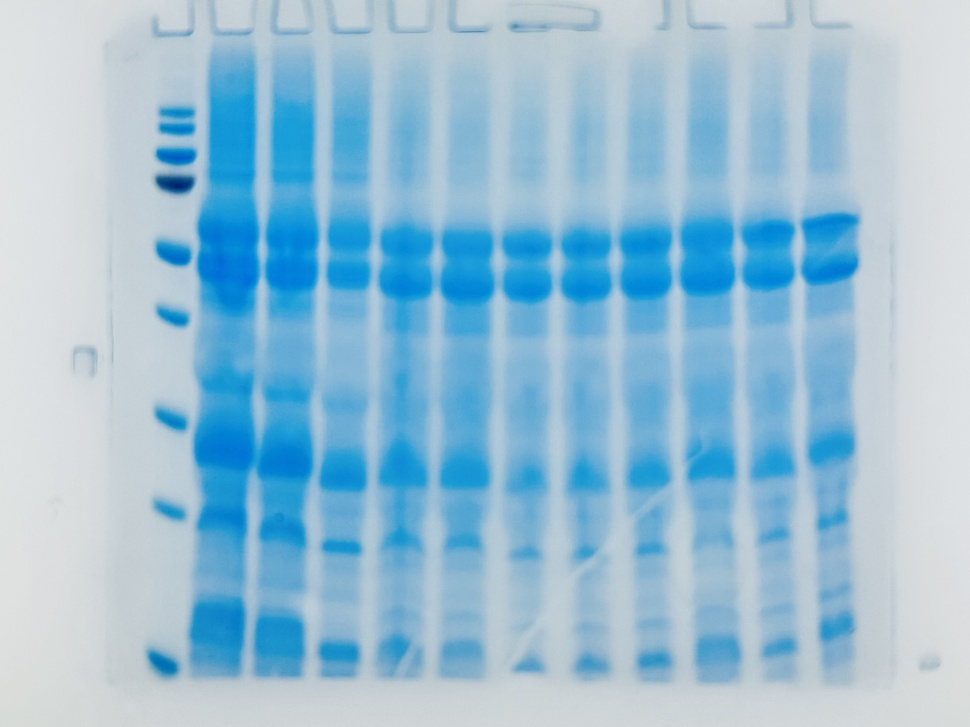
#> input picture autodense/gels/IMG_9715-2.jpg, 970 x 727 px, shrunk from 4032 x 3024 before the run
$ python -i pipeline.py   (imports and definitions only)   (older library calls are emulated)
#> lines starting #> are read from the running program, lines starting #| are printed output that depends on the picture; after the words box and inside, x2 and y2 are one past the last pixel; in counts of white or black regions, pixels touching at a corner belong together
# autodense/preprocess/pipeline.py
from __future__ import annotations
from dataclasses import dataclass, asdict
from typing import Optional, Dict, Any, Tuple, Sequence, Union
from pathlib import Path
import numpy as np
from PIL import Image, ImageOps
from skimage import exposure, filters, morphology, transform, feature
try:
    from scipy import ndimage as ndi
except Exception:
    ndi = None
try:
    from skimage.restoration import rolling_ball
    HAS_ROLLING = True
except Exception:
    HAS_ROLLING = False

@dataclass
class PreprocParams:
    modality: str = "sds"              # "sds" | "dna"
    comb_hint: Optional[int] = None    # 10,12,15,20 or None
    target_channel: str = "auto"       # "auto"|"R"|"G"|"B"
    polarity: str = "auto"             # "auto"|"bright"|"dark"
    bg_method: str = "auto"            # "auto"|"rolling_ball"|"tophat_white"|"tophat_black"
    bg_radius_px: Union[str,int] = "auto"
    denoise: str = "auto"              # "auto"|"none"|"median"|"gaussian"
    clahe: bool = True
    deskew: bool = True
    rectify: bool = False              # placeholder for perspective rectify
    gamma: float = 1.0                 # gamma correction factor (1.0 = no correction)

@dataclass
class PreprocMeta:
    channel: str
    polarity: str
    bg_method: str
    bg_radius_px: int
    denoise: str
    clahe: bool
    deskew_deg: float
    rectify: bool
    gamma: float

def _exif_orient(img: Image.Image) -> Image.Image:
    try: return ImageOps.exif_transpose(img)
    except Exception: return img

def _choose_channel(arr: np.ndarray, target: str):
    if arr.ndim == 2:
        return arr.astype(np.float32), "gray"
    if target in ("R","G","B"):
        idx = {"R":0,"G":1,"B":2}[target]
        return arr[..., idx].astype(np.float32), target
    # auto: pick channel with best Otsu separability
    best_c, best_thr = 0, -1
    for c in range(min(arr.shape[2],3)):
        try: thr = filters.threshold_otsu(arr[..., c])
        except Exception: thr = -1
        if thr > best_thr: best_thr, best_c = thr, c
    return arr[..., best_c].astype(np.float32), {0:"R",1:"G",2:"B"}.get(best_c, f"C{best_c}")

def _normalize01(img: np.ndarray) -> np.ndarray:
    p1, p99 = np.percentile(img, [1, 99])
    if p99 <= p1: return np.zeros_like(img, dtype=np.float32)
    return np.clip((img - p1) / (p99 - p1), 0, 1).astype(np.float32)

def _detect_polarity(g: np.ndarray) -> str:
    p5, p50, p95 = np.percentile(g, [5, 50, 95])
    return "bright" if (p95 - p50) > (p50 - p5) else "dark"

def _bg_radius_auto(modality: str, comb_hint: Optional[int]) -> int:
    if comb_hint in (10,12,15,20): return 15 if modality=="dna" else 17
    return 17

def _background_correct(g: np.ndarray, polarity: str, method: str, radius: int):
    if method == "auto":
        method = "rolling_ball" if HAS_ROLLING else ("tophat_white" if polarity=="bright" else "tophat_black")
    if method == "rolling_ball" and HAS_ROLLING:
        bg = rolling_ball(g, radius=radius)
        return (g - bg if polarity == "bright" else g + bg), "rolling_ball"
    se = morphology.disk(radius)
    if method == "tophat_white" or (method=="auto" and polarity=="bright"):
        return morphology.white_tophat(g, selem=se), "tophat_white"
    if method == "tophat_black" or (method=="auto" and polarity=="dark"):
        return morphology.black_tophat(g, selem=se), "tophat_black"
    return (morphology.white_tophat(g, selem=se) if polarity=="bright" else morphology.black_tophat(g, selem=se),
            "tophat_white" if polarity=="bright" else "tophat_black")

def _denoise(g: np.ndarray, mode: str):
    if mode == "auto": mode = "gaussian"
    if mode == "median":
        if ndi is not None: return ndi.median_filter(g, size=3), "median"
        return filters.gaussian(g, sigma=0.6, preserve_range=True), "gaussian"
    if mode == "gaussian": return filters.gaussian(g, sigma=0.6, preserve_range=True), "gaussian"
    return g, "none"

def _clahe8(g: np.ndarray, enabled: bool) -> np.ndarray:
    if not enabled: return g
    u8 = (np.clip(g,0,1) * 255).astype(np.uint8)
    return exposure.equalize_adapthist(u8).astype(np.float32)

def _gamma_correct(g: np.ndarray, gamma: float) -> np.ndarray:
    """Apply gamma correction to the image."""
    if gamma == 1.0:
        return g
    return np.power(np.clip(g, 0, 1), gamma).astype(np.float32)

def _deskew(g: np.ndarray):
    edges = feature.canny(g, sigma=2.0)
    h, theta, _ = transform.hough_line(edges)
    if theta.size == 0: return g, 0.0
    ang = theta[np.argmax(h.max(axis=0))]
    rot_deg = np.rad2deg(ang) - 90.0
    if abs(rot_deg) < 0.3: return g, 0.0
    return transform.rotate(g, rot_deg, resize=False, preserve_range=True).astype(np.float32), float(rot_deg)

def run(image, params: Optional[PreprocParams]=None, save_dir: Optional[Path]=None, save_prefix: str=""):
#> called with image = '../gels/IMG_9715-2.jpg', save_prefix = ''
    if params is None: params = PreprocParams()
    # Load
    if isinstance(image, (str, Path)): im = Image.open(str(image)).convert("RGB")
#> im is the input picture: PIL image 970x727 RGB; mean R, G, B 151.4, 191.5, 214.2
    elif isinstance(image, Image.Image): im = image.convert("RGB")
    elif isinstance(image, np.ndarray):
        if image.ndim == 2: im = Image.fromarray((np.clip(image,0,1)*255).astype(np.uint8))
        elif image.ndim == 3 and image.shape[2] in (3,4):
            im = Image.fromarray((np.clip(image[...,:3],0,1)*255).astype(np.uint8)) if image.dtype!=np.uint8 else Image.fromarray(image[...,:3])
        else: raise ValueError("Unsupported array shape for image")
    else: raise ValueError("Unsupported image type")

    im = _exif_orient(im)
    arr = np.asarray(im).astype(np.float32)
    stages: Dict[str, Any] = {"00_input": arr}

    # Channel + normalize
    gray, ch_label = _choose_channel(arr, params.target_channel); stages["10_gray"] = gray
#> the loop in _choose_channel, `for c in range(min(arr.shape[2],3)):` made 3 passes
#> (thr, best_thr) on passes 1 to 3: (126.4, 126.4), (186.6, 186.6), (214.8, 214.8)
#> after the loop in _choose_channel, `for c in range(min(arr.shape[2],3)):`: best_c = 2; best_thr = 214.8
#> after `gray, ch_label = _choose_channel(arr, params.target_channel)`:
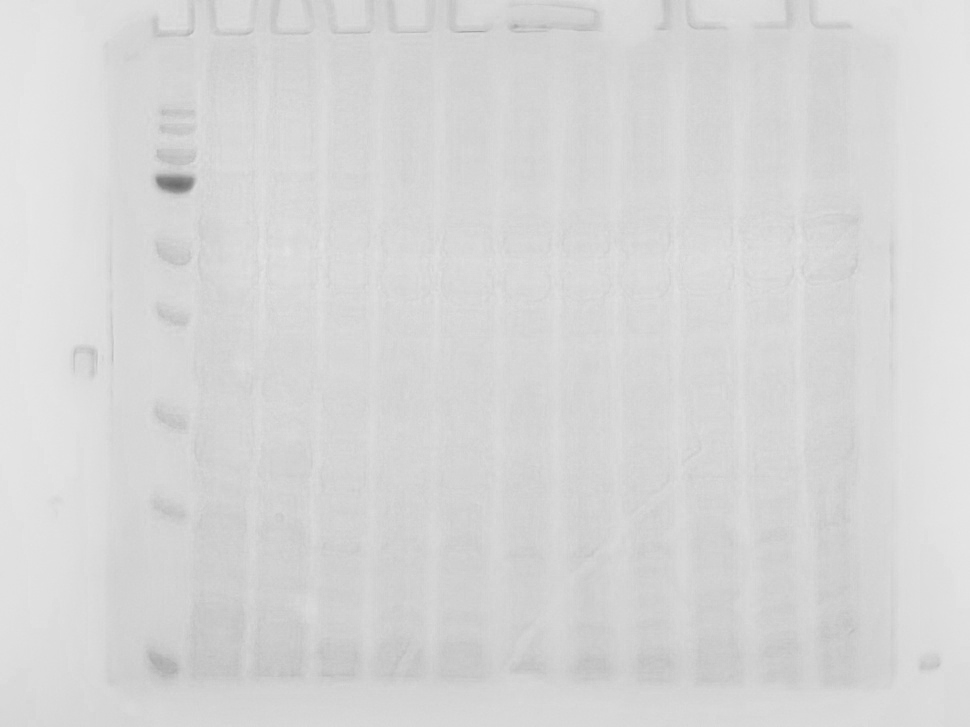
#> gray: shape (727, 970) float32; min 107, max 231, mean 214.2
#> after `gray, ch_label = _choose_channel(arr, params.target_channel)`: ch_label = 'B'
    g = _normalize01(gray); stages["20_norm"] = g
#> in _normalize01, `p1, p99 = np.percentile(img, [1, 99])`: p1 = 198; p99 = 229
#> in _normalize01, `return np.clip((img - p1) / (p99 - p1), 0, 1).astype(np.float32)`:
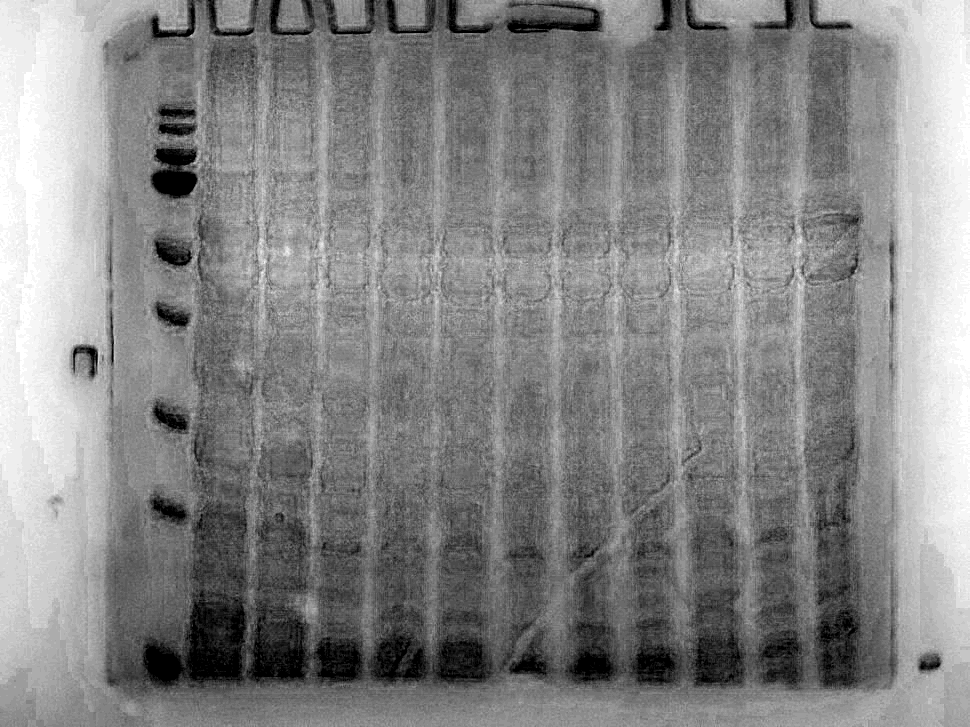
#> returned value: shape (727, 970) float32; min 0, max 1, mean 0.525

    # Polarity + background
    pol = params.polarity if params.polarity in ("bright","dark") else _detect_polarity(g)
#> in _detect_polarity, `p5, p50, p95 = np.percentile(g, [5, 50, 95])`: p5 = 0.194; p50 = 0.516; p95 = 0.935
#> pol = 'bright'
    radius = _bg_radius_auto(params.modality, params.comb_hint) if params.bg_radius_px == "auto" else int(params.bg_radius_px)
    g_bg, method_used = _background_correct(g, pol, params.bg_method, radius); stages["30_bg"] = g_bg
#> after `g_bg, method_used = _background_correct(g, pol, params.bg_method, radi`:
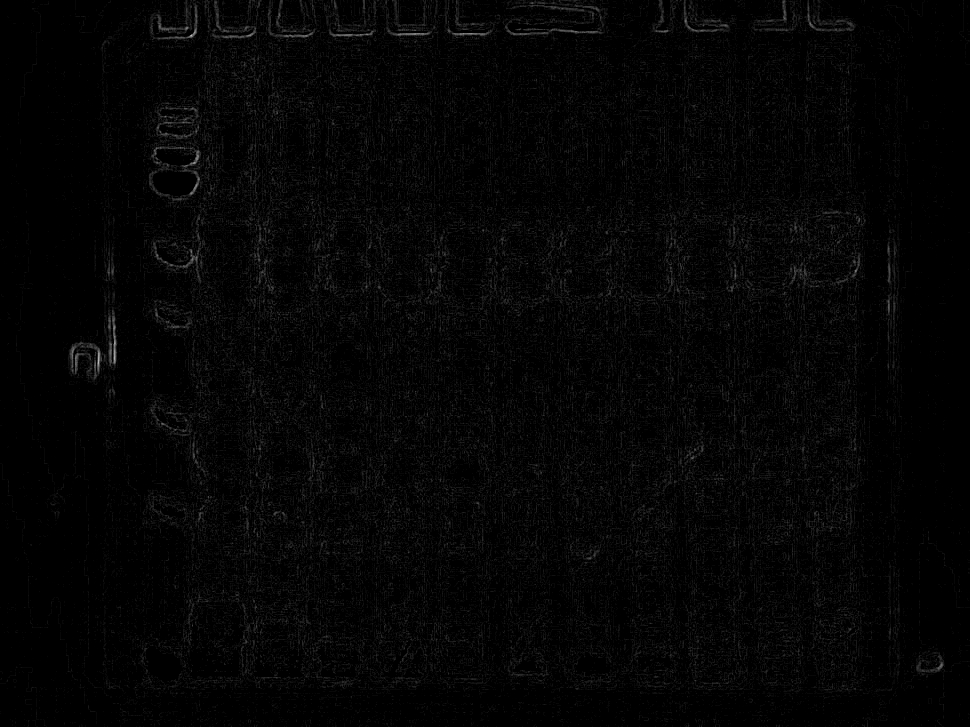
#> g_bg: shape (727, 970) float32; min 0, max 0.753, mean 0.0202
#> after `g_bg, method_used = _background_correct(g, pol, params.bg_method, radi`: method_used = 'rolling_ball'

    # Denoise + CLAHE
    g_dn, dn_used = _denoise(g_bg, params.denoise); stages["40_denoise"] = g_dn
#> after `g_dn, dn_used = _denoise(g_bg, params.denoise)`: dn_used = 'gaussian'
    g_eq = _clahe8(g_dn, params.clahe); stages["50_contrast"] = g_eq
#> in _clahe8, `return exposure.equalize_adapthist(u8).astype(np.float32)`:
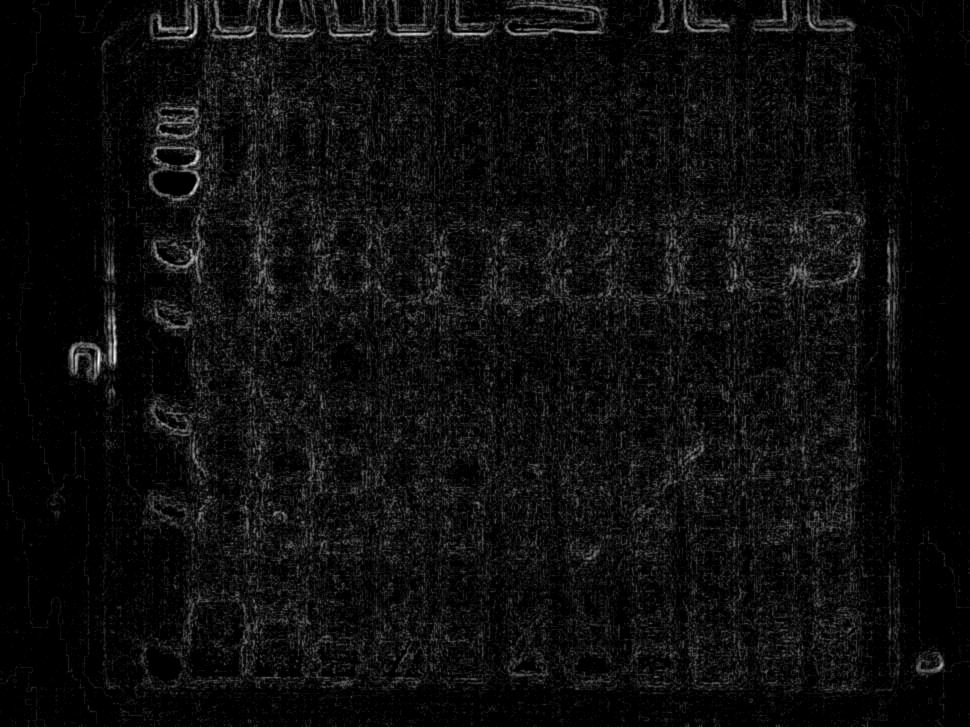
#> returned value: shape (727, 970) float32; min 0, max 1, mean 0.0543

    # Gamma correction
    g_gamma = _gamma_correct(g_eq, params.gamma); stages["55_gamma"] = g_gamma

    # Deskew
    g_sk, deg = _deskew(g_gamma) if params.deskew else (g_gamma, 0.0); stages["60_deskew"] = g_sk
#> in _deskew, `edges = feature.canny(g, sigma=2.0)`:
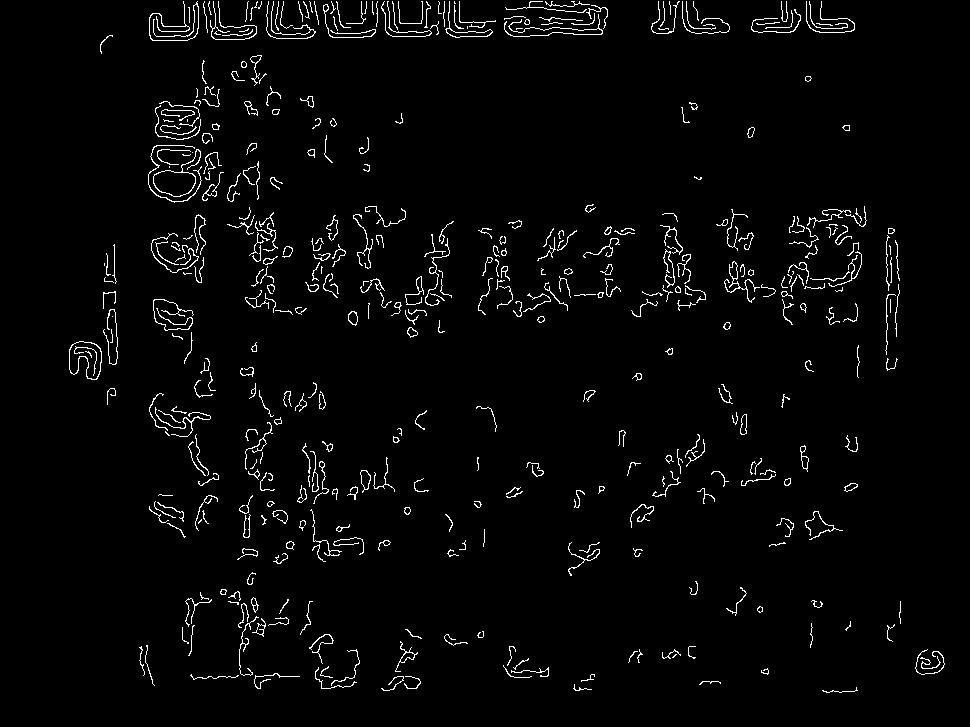
#> edges: shape (727, 970) bool; 2.7% white in thin lines or dots, all inside (x1, y1, x2, y2) = (69, 1, 945, 693)
#> in _deskew, `h, theta, _ = transform.hough_line(edges)`:
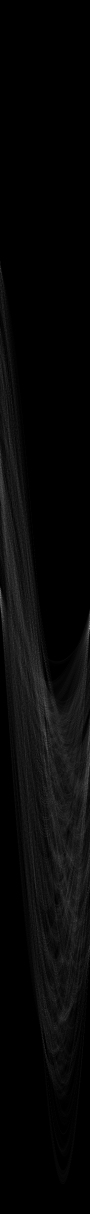
#> h: shape (2427, 180) uint64 (shown at 1/2 size); min 0, max 219, mean 7.8
#> in _deskew, `h, theta, _ = transform.hough_line(edges)`: theta = 180 values from -1.57 to 1.55
#> in _deskew, `ang = theta[np.argmax(h.max(axis=0))]`: ang = 1.55
#> in _deskew, `rot_deg = np.rad2deg(ang) - 90.0`: rot_deg = -1
#> after `g_sk, deg = _deskew(g_gamma) if params.deskew else (g_gamma, 0.0)`:
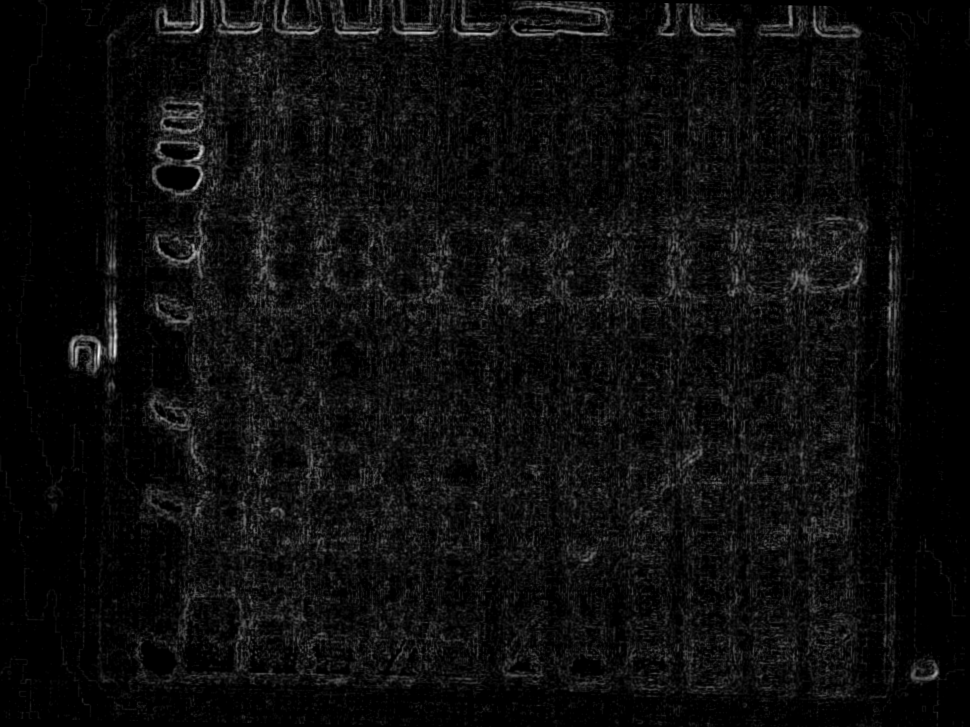
#> g_sk: shape (727, 970) float32; min 0, max 0.965, mean 0.0542
#> after `g_sk, deg = _deskew(g_gamma) if params.deskew else (g_gamma, 0.0)`: deg = -1

    meta = PreprocMeta(channel=ch_label, polarity=pol, bg_method=method_used, bg_radius_px=int(radius),
                       denoise=dn_used, clahe=bool(params.clahe), deskew_deg=float(deg), rectify=bool(params.rectify),
                       gamma=float(params.gamma))

    # Save stages + sidecar
    if save_dir is not None:
        save_dir = Path(save_dir); save_dir.mkdir(parents=True, exist_ok=True)
        from PIL import Image as _I, ImageOps as _Ops
        for key in sorted(stages.keys()):
            a = stages[key]
            a8 = (np.clip(a,0,1)*255).astype(np.uint8) if a.ndim==2 or a.dtype!=np.uint8 else a
            _I.fromarray(a8).save(save_dir / f"{save_prefix}{key}.png")
        import json as _json
        (save_dir / f"{save_prefix}preproc.json").write_text(_json.dumps(meta.__dict__, indent=2))

    return g_sk.astype(np.float32), meta, stages

def baseline_subtract_per_lane(img: np.ndarray, lanes: Sequence[tuple], win: int = 31):
    """Return lane_index -> baseline-corrected strip using per-row median baseline."""
    out = {}
    for i, (x0,y0,x1,y1) in enumerate(lanes):
        strip = img[int(y0):int(y1), int(x0):int(x1)]
        if strip.size == 0: continue
        base = np.median(strip, axis=1)
        if ndi is not None:
            try: base = ndi.median_filter(base, size=max(5, win//3))
            except Exception: pass
        corr = np.clip((strip.T - base).T, 0, 1).astype(np.float32)
        out[i] = corr
    return out

__all__ = ["PreprocParams", "PreprocMeta", "run", "baseline_subtract_per_lane"]

>>> result = run('../gels/IMG_9715-2.jpg')
